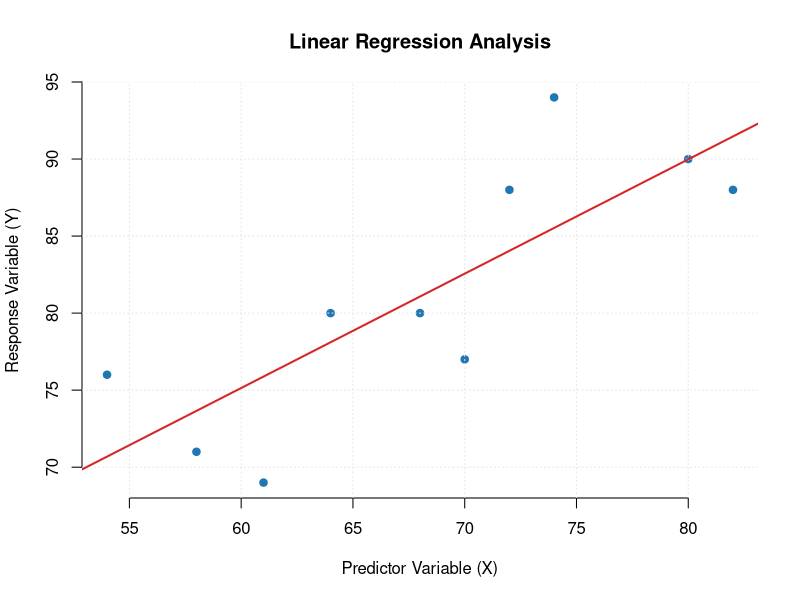

Recreate this plot in R.
# Data
x <- c(70, 74, 72, 68, 58, 54, 82, 64, 80, 61)
y <- c(77, 94, 88, 80, 71, 76, 88, 80, 90, 69)

# Fit linear model
Model1 <- lm(y ~ x)

# Print clean summary output
summary(Model1)

# visualize
plot(
  x, y,
  main = "Linear Regression Analysis",
  xlab = "Predictor Variable (X)",
  ylab = "Response Variable (Y)",
  pch  = 19,
  col  = "#1F77B4",
  frame.plot = FALSE
)

# Add trend line & grid lines
grid(nx = NULL, ny = NULL, col = "gray90", lty = "dotted")
abline(Model1, col = "#D62728", lwd = 2) # fit a regression line
